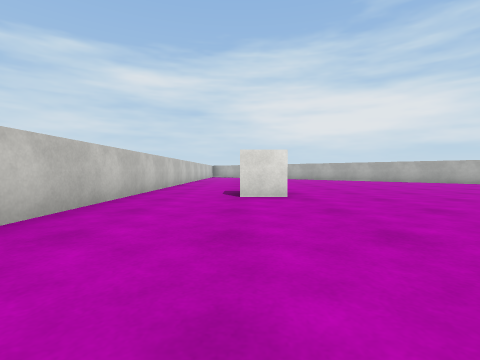
view 1 (above)

21 first-person views from a walk through a 3-D level made in the Unity game engine. The camera is 0.55 m above the floor, tilts 2° down and sees 85° across. The floor is counted in squares, 1 m on a side. Each view is taken from the middle of a square. On the plan, view 1 faces up. The plan holds only what a view shows up to about 9 squares ahead; the rest is blank. The place goes on beyond the plan. The player is left out. Surface patterns are stand-ins for the level's own textures.

view 2
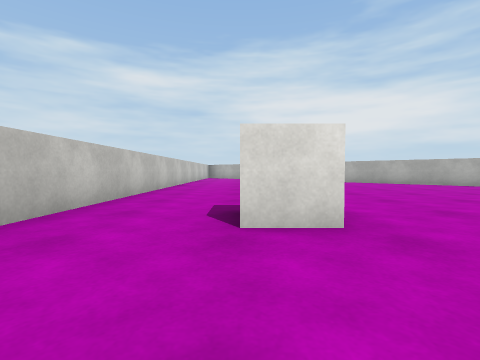

view 3
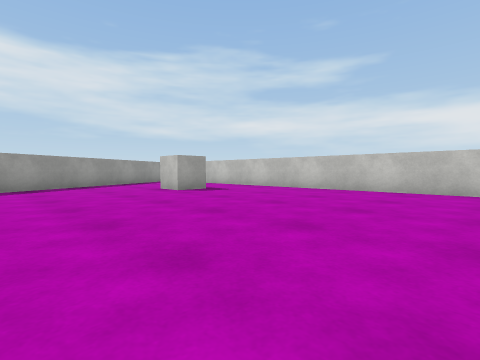

view 4
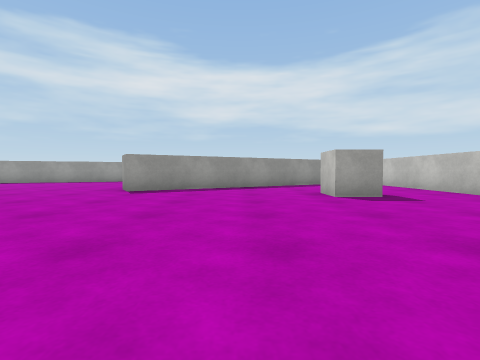

view 5
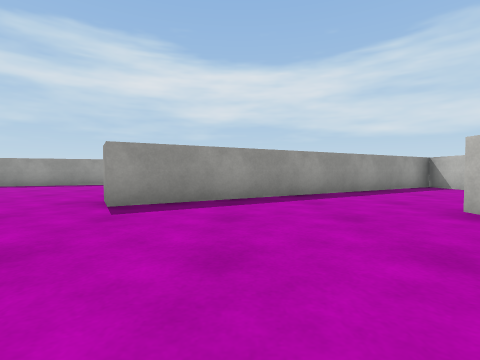

view 6
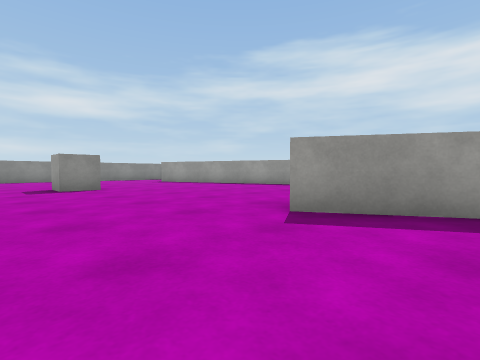

view 7
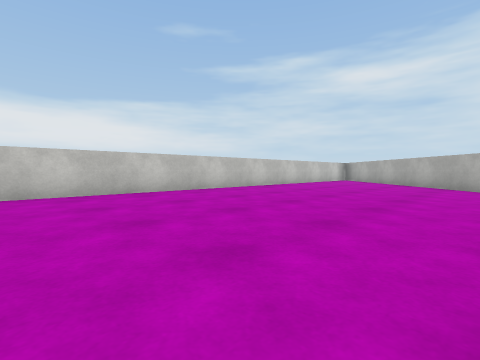

view 8
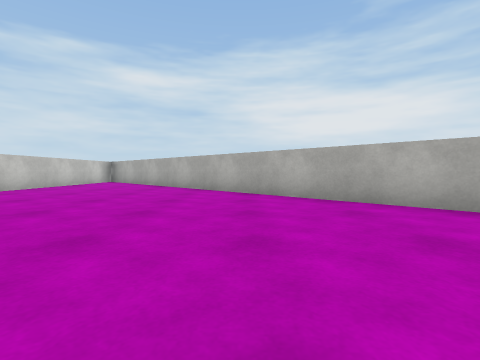

view 9
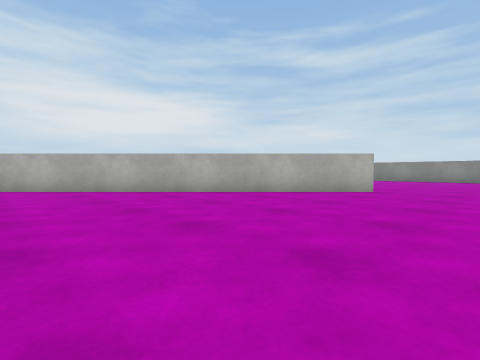

view 10
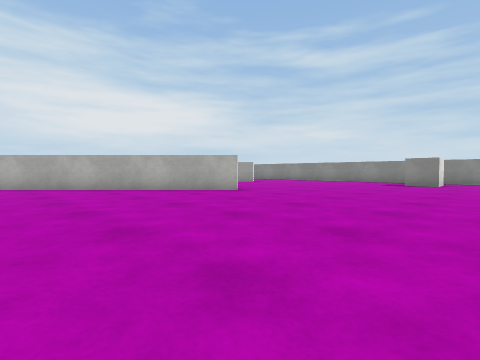

view 11
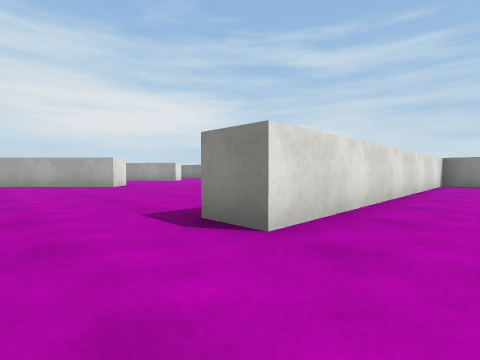

view 12
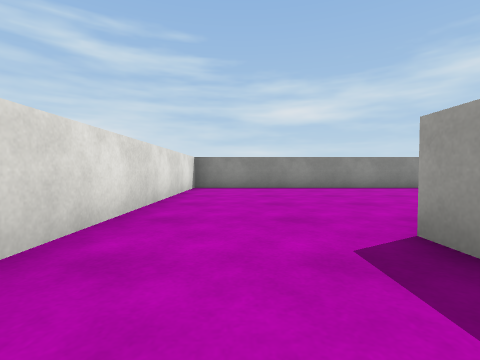

view 13
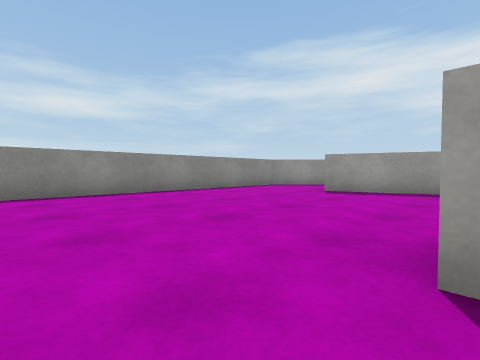

view 14
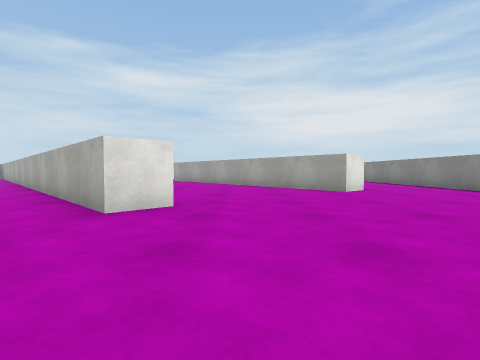

view 15
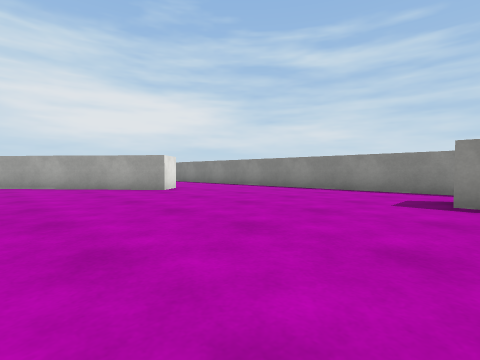

view 16
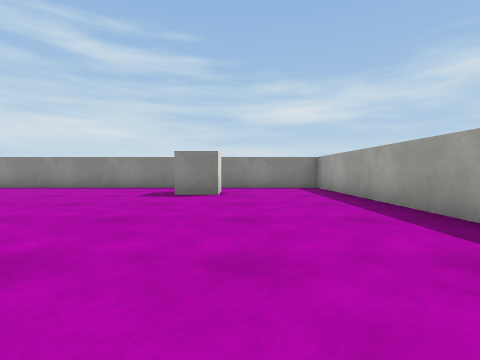

view 17
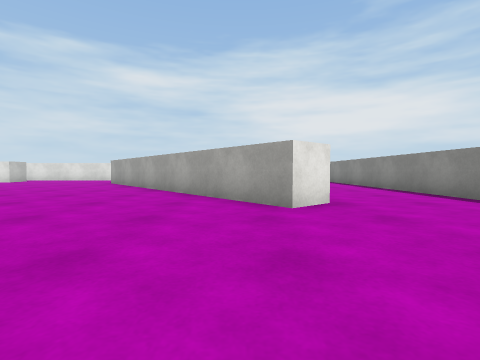

view 18
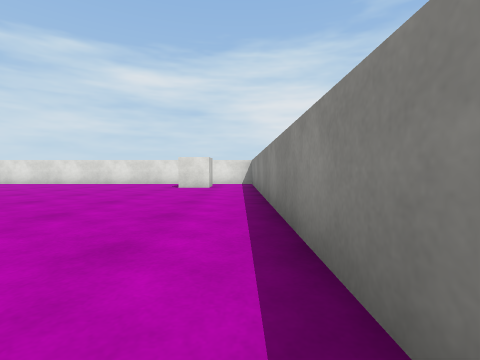

view 19
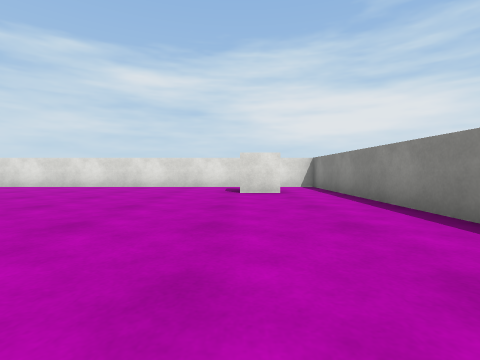

view 20
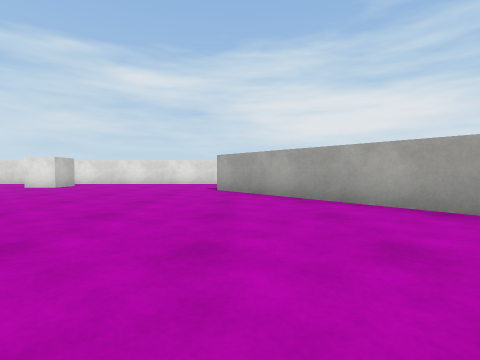

view 21
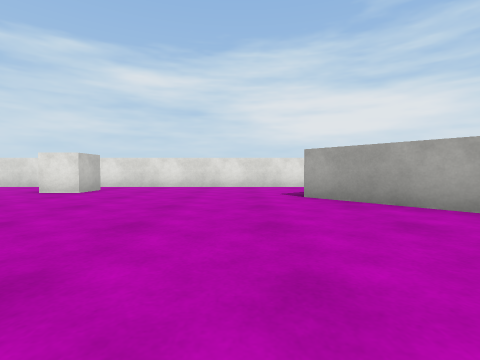

### Floor plan
Points are (right, up) in squares from view 1. A wall is a line through its corners. A room is listed if a view was taken in it or the views show most of it. See-through windows are left out.
Room 1 (views 1, 2, 3, 4, 5, 6, 7, 8, 9, 10, 11, 12, 13, 14, 15, 16, 17, 18, 19, 20, 21)
walls: (12, 10.1) (11.3, 9.4) (1.5, 19.1); (13.6, 2.5) (19.5, 2.5) (19.5, 24) (3.1, 24); (16.6, 13.5) (15.8, 12.8) (9.3, 20.6); (-2.4, 14.4) (-2.4, -0.4); (-2.4, -1.9) (-2.4, -7.5); (-2.4, 19) (-2.4, 16.9); (14.1, -7.5) (16.5, -6.7); (19.5, -6.2) (19.5, 1.5) (9.8, 1.5) (9.8, 2.5); (1.1, 24) (-0.2, 24); (-1.9, -7.6) (6, -3) (6.6, -3.9)
objects: cube (0, -2) to (1, -2); cube (0, 6) to (1, 6); cube (3, 22) to (4, 22); cube (12, -2) to (13, -2); cube (17, 6) to (18, 6); cube (17, 22) to (18, 22)

Positions as (right, up) in squares from view 1, and headings:
1: (0, 0), facing up
2: (0, 3), facing up
3: (5, 5), facing down-left
4: (3, 4), facing down
5: (4, 1), facing down
6: (4, 0), facing down-right
7: (4, 8), facing up-left
8: (4, 10), facing up
9: (4, 7), facing up-right
10: (6, 4), facing up-right
11: (8, 0), facing up-right
12: (11, 0), facing right
13: (13, 0), facing down-right
14: (13, 6), facing up
15: (12, 6), facing up-right
16: (11, 5), facing right
17: (15, 9), facing up
18: (19, 13), facing up
19: (17, 15), facing up
20: (10, 13), facing up
21: (8, 15), facing up
